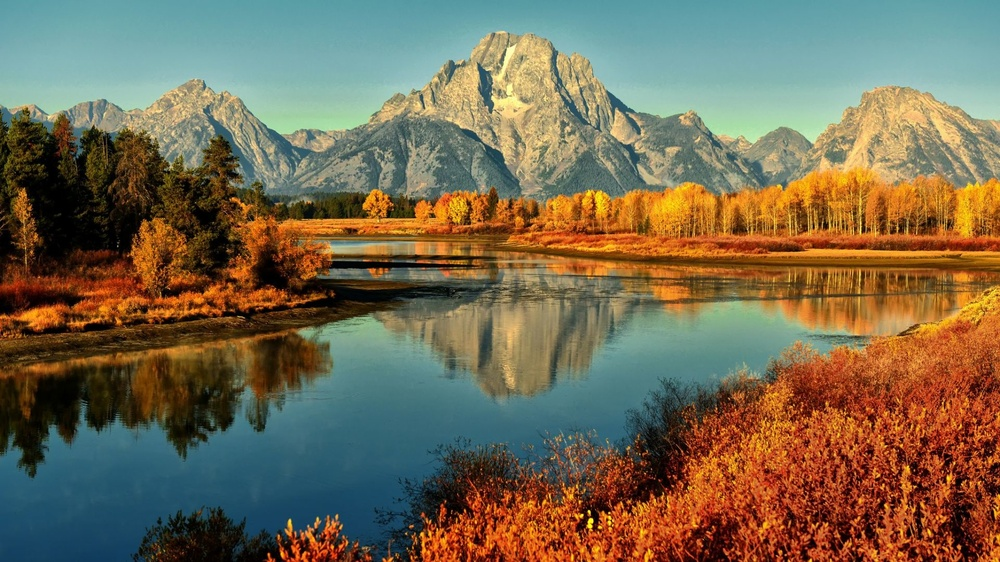
#> input picture A3/hw3_img.jpg, 1000 x 562 px, shrunk from 1920 x 1080 before the run
$ jupyter execute --allow-errors HW3_Fall_20.ipynb   (shell and % lines are left out)
#> lines starting #> are read from the running program, lines starting #| are printed output that depends on the picture
## Fall 2020 CS4641 B Homework 3

## Instructor: Rodrigo Borela Valente

## Deadline: October 26th, Monday, 11:59 pm

* No unapproved extension of the deadline is allowed. Late submission will lead to 0 credit.

* Discussion is encouraged on Piazza as part of the Q/A. However, all assignments should be done individually.

## Structure

Homework 3 will have two components to it:
* Programming (to be submitted to "A3 programming")
* Theory (to be submitted to "A3 Written")

**Note** - There will be 2 more gradescope folders
1. For Early bird submission (Programming: either PCA image compression (Q2) OR Ridge Regression (Q4.1))
2. For Bonus questions (Theory: Q5 and Q6)

**Note**
- Early Bird Special: If you can submit either of Q2 or Q4.1 (both programming) by October 19th, you get a bonus of 5 points for this assignment.
- Irrespective of whether you submit an answer for early bird, submit it again in A3 programming for the final submission.

**Note** - Points for each question are mentioned in their respective cells and the questions are present in this ipynb file.
There is programming portion in this Jupyter notebook along with the theory questions. The homework is worth a total of 150 points, where 30 of these are bonus points. The grading breakdown is as follows:

1. Programming (90 pts)
    - 1.2, 2, 3.1, 4.1
2. Theory (30 pts + 30 pts{BONUS}):
    - 1.1, 3.2, 4.2, 4.3, 5, 6

**Total = 150 pts**

## Instructions for the assignment

- We will be using Gradescope for submission and grading.

- For the written (non-programming) part of the assignment
    - Your write up must be submitted in PDF form, you may use either Latex or markdown, whichever you prefer. We will **not accept hand-written work**.
    - If you are using a latex/markdown editor, please make sure to start answering each question on a new page. It makes it more organized to map your answers on GradeScope. When submitting your assignment, you must **correctly map pages** of your PDF to each question/subquestion where they appear. Improperly mapped questions may not be graded correctly.

- To create a pdf of your jupyter notebook, on the top left hand corner click on "File"->"Download as"->"pdf (.pdf)".

- When uploading the pdf for the written portion of the assignment, please map the questions to pages were your solution begins (as was done for assignment 1 and 2).

- Submit the programming solutions to their respective folders on gradescope as per the instructions given below

## Using the autograder

- You will submit your code (.py files) for the autograder in the following folders:

    - "A3 Programming":
        * nb.py
        * imgcompression.py
        * dimensionality.py
        * regression.py

    - "A3 Early Bird":
        * imgcompression.py
        * regression.py

- All you will have to do is to copy your implementations of the classes "Naive_Bayes", "ImgCompression", "Dimensionality", "Regression" onto the respective files. We provided you different .py files and we added libraries in those files please DO NOT remove those lines and add your code after those lines. Note that these are the only allowed libraries that you can use for the homework.

- You are allowed to make as many submissions until the deadline as you like. Additionally, note that the autograder tests each function separately, therefore it can serve as a useful tool to help you debug your code if you are not sure of what part of your implementation might have an issue.

- **For the "HW3 - Non-programming" part, you will create a pdf (as was done for the theory portion of assignment 1 and 2) and submit it on Gradescope.**

[cell 1]
# Required imports
# Nothing to change

import numpy as np
import json
from matplotlib import pyplot as plt
from sklearn.feature_extraction import text
#> (the rest of this cell did not finish here and is left out)

## 1. Naive Bayes Classification [30pts]

In Bayesian classification, we're interested in finding the probability of a label given some observed feature vector $x = [x_{1},.., x_{d}]$, which we can write as $P(y~|~{ x_{1},.., x_{d}})$.
Bayes's theorem tells us how to express this in terms of quantities we can compute more directly:

\begin{eqnarray}
P(y~|~{ x_{1},.., x_{d}}) = \frac{P({ x_{1},.., x_{d}}~|~y)P(y)}{P({ x_{1},.., x_{d}})}
\end{eqnarray}

The main assumption in Naive Bayes is that, given the label, the observed features are conditionally independent i.e.

$$
P({ x_{1},.., x_{d}}~|~y) = P({x_{1}}~|~y) \times .. \times P({x_{d}}~|~y)
$$

Therefore, we can rewrite Bayes rule as

\begin{eqnarray}
P(y~|~{ x_{1},.., x_{d}}) = \frac{P({x_{1}}~|~y) \times .. \times P({x_{d}}~|~y)P(y)}{P({ x_{1},.., x_{d}})}
\end{eqnarray}

### Training Naive Bayes
One way to train a Naive Bayes classifier is done using frequentist approach to calculate probability, which is simply going over the training data and calculating the frequency of different observations in the training set given different labels. For example,
\begin{eqnarray}
P({x_{1}=i}~|~y=j) &=& \frac{P({x_{1}=i}, y=j)}{P(y=j)} =  \frac{\text{Number of times in training data } x_{1}=i \text{ and } y=j }{\text{Total number of times in training data } y=j}
\end{eqnarray}

### Testing Naive Bayes

During the testing phase, we try to estimate the probability of a label given an observed feature vector. We combine the probabilities computed from training data to estimate the probability of a given label. For example, if we are trying to decide between two labels $y_{1}$ and $y_{2}$, then we compute the ratio of the posterior probabilities for each label:

\begin{eqnarray}
\frac{P(y_{1}~|~ x_{1},.., x_{d})}{P(y_2~|~x_{1},.., x_{d})} = \frac{P(x_{1},.., x_{d}~|~y_{1})}{P(x_{1},.., x_{d}~|~y_{2})}\frac{P(y_1)}{P(y_2)}= \frac{P({x_{1}}~|~y_{1}) \times .. \times P({x_{d}}~|~y_{1})P(y_{1})}{P({x_{1}}~|~y_{2}) \times .. \times P({x_{d}}~|~y_{2})P(y_{2})}
\end{eqnarray}

All we need now is to compute $P(x_{1}|y_{i}),.., P(x_{d}~|~y_i)$ and $P(y_{i})$ for each label by pluging in the numbers we got during training. The label with the higher posterior probabilities is the one that is selected.

### 1.1 Spam Detection [10pts] <span style="color:green">**[W]**</span>

Naive Bayes Classifier is one of the oldest methods used in spam detection. In spam detection, each word is taken as a feature and the label is spam or not_spam. Now consider the following e-mail subjects:

| Subject | Label |
|---------|-------|
| Free gift | spam |
| Gift offer | spam |
| Credit gift | not spam |
| Free class | not spam |

Based on the above data using Naive Bayes Classifiaction, can you tell if a mail with a subject line - **Your gift**
* is spam or not?
* How did you conclude this?

Note: Ignore case and any unknown words

### 1.2 Spam Detection [20pts] <span style="color:green">**[P]**</span>

Now that you have some idea on how spam classification is done, we will implement this programatically for a larger dataset.

You are given spam and clean emails. We have extracted the words for you from the emails. You need to implement a Naive Bayesian classification algorithm that can determine if a set of new mails are spam or not.

We have provided small tests to check your implementation (they will not be considered for grading). Use the autograder to check your final implementation.

Code for submitting to autograder must be in **nb.py**. Just paste the implemented functions in nb.py.

[cell 2]
import numpy as np
import json
from sklearn.feature_extraction import text

class Naive_Bayes():

    def __init__(self):
        ## NOTHING TODO
        # load emails
        x = open('emails.txt').read()
#> (reads A3/emails.txt from the repository)
        emails = json.loads(x)

        # get previous spam emails (spam), non spam emails (not_spam), unclassified input mails (to_classify)
        spam = emails["spam"]
        not_spam = emails["not_spam"]
        to_classify = emails["to_classify"]

        # Number of emails
        n_spam = len(spam)
        n_not_spam = len(not_spam)
        n_to_classify = len(to_classify)

        ''' To ignore certain common words in English that might skew your model, we add them to the stop words
         list below. You may want to experiment by choosing your own list of stop words,
         but be sure to keep subject in this list at a minimum, as it appears in every email content.'''
        stop_words = text.ENGLISH_STOP_WORDS.union({'subject'})

        # Form bag of words model using words used at least 10 times
        vectorizer = text.CountVectorizer(stop_words=stop_words,min_df=10)
        X = vectorizer.fit_transform(spam+not_spam+to_classify).toarray()

        # split word counts into separate matrices
        self.X_spam, self.X_not_spam, self.X_to_classify = X[:n_spam,:], X[n_spam:n_spam+n_not_spam,:], X[n_spam+n_not_spam:,:]

    # [65 lines left out: functions _likelihood_ratio, _priors_ratio, classify_spam, not called in this run]

[cell 3]
# No need to modify
# check _likelihood_ratio method
'''
Hint:
    X_spam, X_not_spam and X_to_classify will be similar to the ones used below.
    Let the bag of words be ['gift', 'thanks' ,'free'].
    Take [0,1,3] for example, this means that the word gift appears 0 times in the first X_spam email
    and 1 time in the first non_spam email.
'''
#> (the rest of this cell did not finish here and is left out)

#> (a cell that did not finish here is left out)

[cell 5]
# No need to modify
# check classify_spam
unknown_email = np.array([[0,1,6],[0,7,2]])
#> (the rest of this cell did not finish here and is left out)

#> (a cell that did not finish here is left out)

## 2. Image compression with PCA [30 pts]

### Load images data and plot

[cell 7]
# Helper Function No need to modify
# load Image
image = plt.imread("hw3_img.jpg")/255.
#plot image
fig = plt.figure(figsize=(10,10))
plt.imshow(image)
plt.show()

[cell 8]
# Helper Function No need to modify
def rgb2gray(rgb):
    return np.dot(rgb[...,:3], [0.299, 0.587, 0.114])

fig = plt.figure(figsize=(10, 10))
# plot several images
plt.imshow(rgb2gray(image), cmap=plt.cm.bone)
plt.show()

### 2.1 Image compression [30pts]  <span style="color:blue">**[P]**</span>

The SVD allows us to compress an image by throwing away the least important information.  The greater the singular values -> the greater the variance -> most information from the corresponding singular vector. SVD each matrix and get rid of the small singular values to compress the image. The loss of information is negligible as the difference is very difficult to be spotted. [Principal Component Analysis](https://en.wikipedia.org/wiki/Principal_component_analysis) (PCA) follows the same process to elimate the small variance eigenvalues and their vectors.  With PCA, we center the data first by subtracting the mean. Each singular value tells us how much of the variance of a matrix (e.g. image) is captured in each component.  For example, the variance captured by the first component is $$\frac{\sigma_1}{\sum_{i=1}^n \sigma_i}$$ where $\sigma_i$ is the $i^{th}$ singular value. You need to finish the following functions to do SVD and then reconstruct the image by components.

Code for submitting to autograder must be in **imgcompression.py**.
Just paste the implemented functions in imgcompression.py.

Reference for compression_ratio: http://timbaumann.info/svd-image-compression-demo/

[cell 9]
from matplotlib import pyplot as plt
import numpy as np

class ImgCompression(object):
    def __init__(self):
        pass

    def svd(self, X): # [7.5pts]
        """
        Do SVD. You could use numpy SVD.
        Your function should be able to handle black and white
        images (N x D arrays) as well as color images (N x D x 3 arrays)
        In the image compression, we assume that each colum of the image is a feature. Image is the matrix X.
        Args:
            X: N x D array corresponding to an image (N x D x 3 if color image)
        Return:
            U: N x N (N x N x 3, for color images)
            S: min(N, D) x 1 (min(N, D) x 3, for color images)
            V: D x D (D x D x 3, for color images)
        """
        if len(X.shape) < 3:
            return np.linalg.svd(X)
        U, S, V = np.linalg.svd(np.transpose(X, (2, 0, 1)))
        return np.transpose(U, (1, 2, 0)), np.transpose(S, (1, 0)), np.transpose(V, (1, 2, 0))


    def rebuild_svd(self, U, S, V, k): # [7.5pts]
        """
        Rebuild SVD by k componments.
        Args:
            U: N x N (N x N x 3, for color images)
            S: min(N, D) x 1 (min(N, D) x 3, for color images)
            V: D x D (D x D x 3, for color images)
            k: int corresponding to number of components
        Return:
            Xrebuild: N x D array of reconstructed image (N x D x 3 if color image)

        Hint: numpy.matmul may be helpful for reconstructing color images
        """
        if len(U.shape) < 3:
            return np.dot(U[:, :k], np.dot(np.diag(S[:k]), V[:k]))
        S_new = np.zeros((3, k, k))
        diag = np.arange(k)
        S_new[:, diag, diag] = np.transpose(S, (1, 0))[:, :k]
        return np.transpose(np.transpose(U, (2, 0, 1))[:, :, :k] @ S_new @ np.transpose(V, (2, 0, 1))[:, :k], (1, 2, 0))


    def compression_ratio(self, X, k): # [7.5pts]
        """
        Compute compression of an image: (num stored values in compressed)/(num stored values in original)
        Args:
            X: N x D array corresponding to an image (N x D x 3 if color image)
            k: int corresponding to number of components
        Return:
            compression_ratio: float of proportion of storage used by compressed image
        """
        N, D = X.shape[0], X.shape[1]
        return (N * k + k + k * D) / N / D


    def recovered_variance_proportion(self, S, k): # [7.5pts]
        """
        Compute the proportion of the variance in the original matrix recovered by a rank-k approximation

        Args:
           S: min(N, D) x 1 (min(N, D) x 3 for color images) of singular values for the image
           k: int, rank of approximation
        Return:
           recovered_var: int (array of 3 ints for color image) corresponding to proportion of recovered variance
        """
        return sum(S[:k]**2) / sum(S**2)

### 2.2 Black and white
Use your implementation to generate a set of images compressed to different degrees.
(no need to submit the images)

[cell 10]
#helper do not need to change
imcompression = ImgCompression()
bw_image = rgb2gray(image)
U, S, V = imcompression.svd(bw_image)
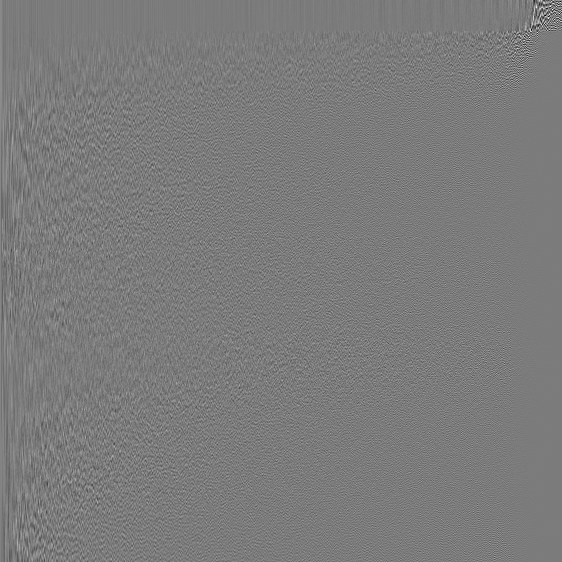
#> U: shape (562, 562) float64; min -0.496, max 0.526, mean 3.47e-05; drawn with min black and max white
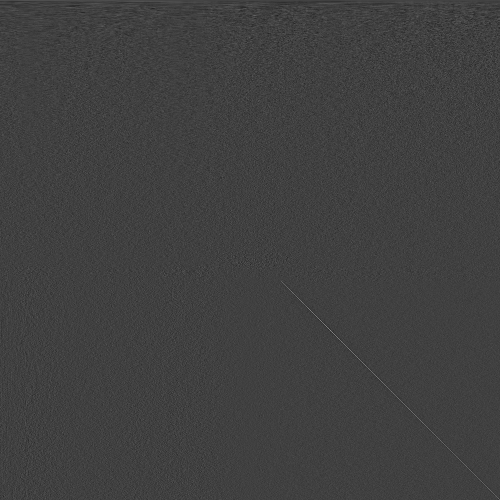
#> V: shape (1000, 1000) float64 (shown at 1/2 size); min -0.203, max 0.598, mean 3.39e-05; drawn with min black and max white
#> S = 562 values, max 332.3 at index 0, min 0.0209 at index 561, mean 2.86
component_num = [1,2,5,10,20,40,80,160,256]

fig = plt.figure(figsize=(18, 18))

# plot several images
i=0
for k in component_num:
    img_rebuild = imcompression.rebuild_svd(U, S, V, k)
    c = np.around(imcompression.compression_ratio(bw_image, k), 4)
    r = np.around(imcompression.recovered_variance_proportion(S, k), 3)
    ax = fig.add_subplot(3, 3, i + 1, xticks=[], yticks=[])
    ax.imshow(img_rebuild, cmap=plt.cm.bone)
    ax.set_title(f"{k} Components")
    ax.set_xlabel(f"Compression: {c},\nRecovered Variance: {r}")
    i = i+1
#> this loop made 9 passes
#> (c, r) on passes 1 to 8: (0.0028, 0.911), (0.0056, 0.931), (0.0139, 0.949), (0.0278, 0.962), (0.0556, 0.973), (0.111, 0.982), (0.223, 0.99), (0.445, 0.996)
#> pass 1, `img_rebuild = imcompression.rebuild_svd(U, S, V, k)`:
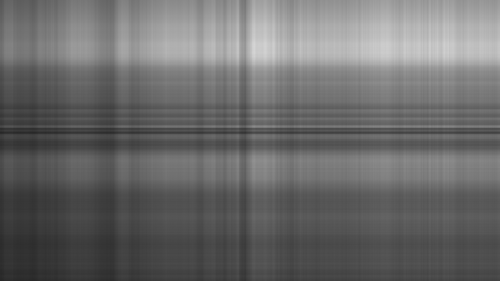
#> img_rebuild: shape (562, 1000) float64 (shown at 1/2 size); min 0.149, max 0.842, mean 0.419
#> after the loop, i = 9
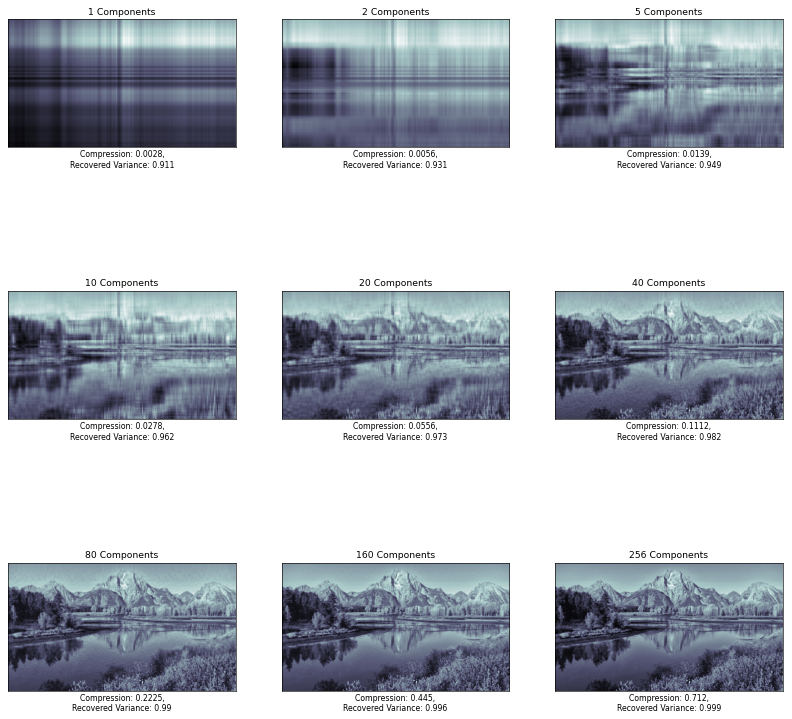
#> figure drawn by matplotlib, 9 panels

### 2.3 Color image
Use your implementation to generate a set of images compressed to different degrees.
(no need to submit the images)

[cell 11]
#helper do not need to change
imcompression = ImgCompression()
U, S, V = imcompression.svd(image)
#> U: shape (562, 562, 3) float64
#> V: shape (1000, 1000, 3) float64
#> S = 562 rows, first 8: [364.2, 336.8, 281], [64.24, 55.65, 68.19], [53.84, 34.68, 47.82], [41.77, 28.69, 30.03], [33.43, 24.29, 22.91], [29.53, 20.62, 18.43], [26.27, 19.31, 17.23], [23.43, 17.35, 13.77]
component_num = [1,2,5,10,20,40,80,160,256]

fig = plt.figure(figsize=(18, 18))

# plot several images
i=0
for k in component_num:
    img_rebuild = imcompression.rebuild_svd(U, S, V, k)
    c = np.around(imcompression.compression_ratio(image, k), 4)
    r = np.around(imcompression.recovered_variance_proportion(S, k), 3)
    ax = fig.add_subplot(3, 3, i + 1, xticks=[], yticks=[])
    ax.imshow(img_rebuild)
    ax.set_title(f"{k} Components")
    ax.set_xlabel(f"Compression: {np.around(c,4)},\nRecovered Variance:  R: {r[0]}  G: {r[1]}  B: {r[2]}")
    i = i+1
#> this loop made 9 passes
#> (c, r) on passes 1 to 8: (0.0028, [0.868, 0.906, 0.868]), (0.0056, [0.895, 0.931, 0.92]), (0.0139, [0.933, 0.952, 0.96]), (0.0278, [0.952, 0.964, 0.973]), (0.0556, [0.968, 0.974, 0.98]), (0.111, [0.981, 0.982, 0.985]), (0.223, [0.991, 0.99, 0.991]), (0.445, [0.997, 0.996, 0.996])
#> pass 1, `img_rebuild = imcompression.rebuild_svd(U, S, V, k)`:
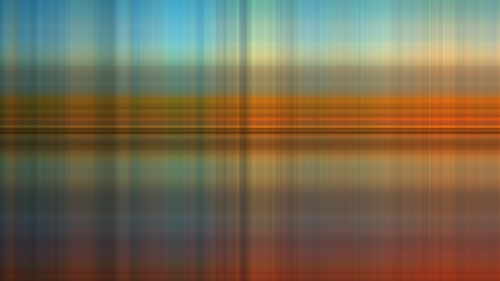
#> img_rebuild: shape (562, 1000, 3) float64 (shown at 1/2 size); mean R, G, B 0.463, 0.416, 0.32
#> pass 3, `img_rebuild = imcompression.rebuild_svd(U, S, V, k)`:
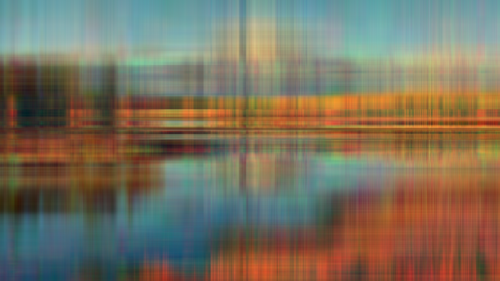
#> img_rebuild: shape (562, 1000, 3) float64 (shown at 1/2 size); mean R, G, B 0.461, 0.415, 0.318; drawn with min black and max white
#> after the loop, i = 9
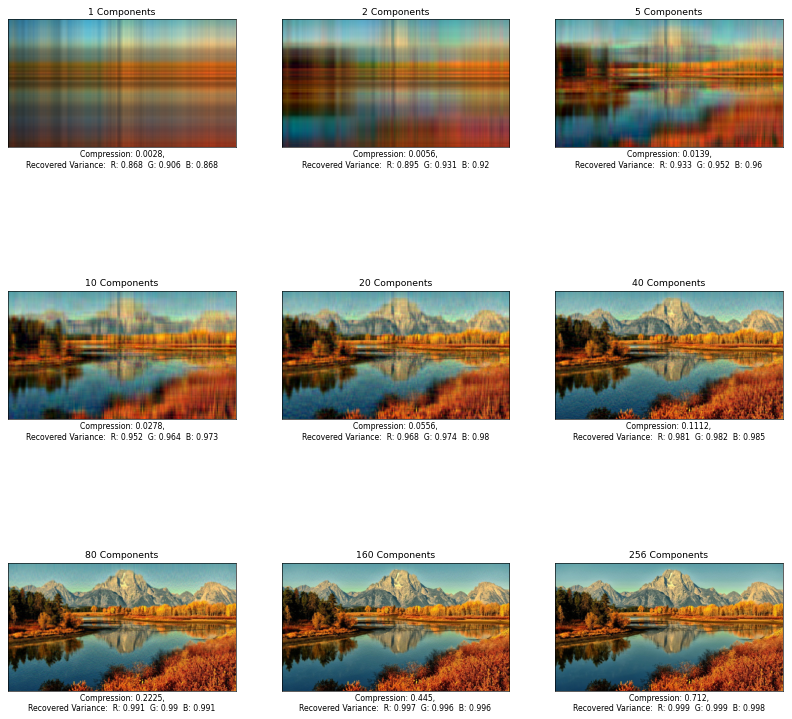
#> figure drawn by matplotlib, 9 panels
#> (the rest of the program and of its run is left out)
